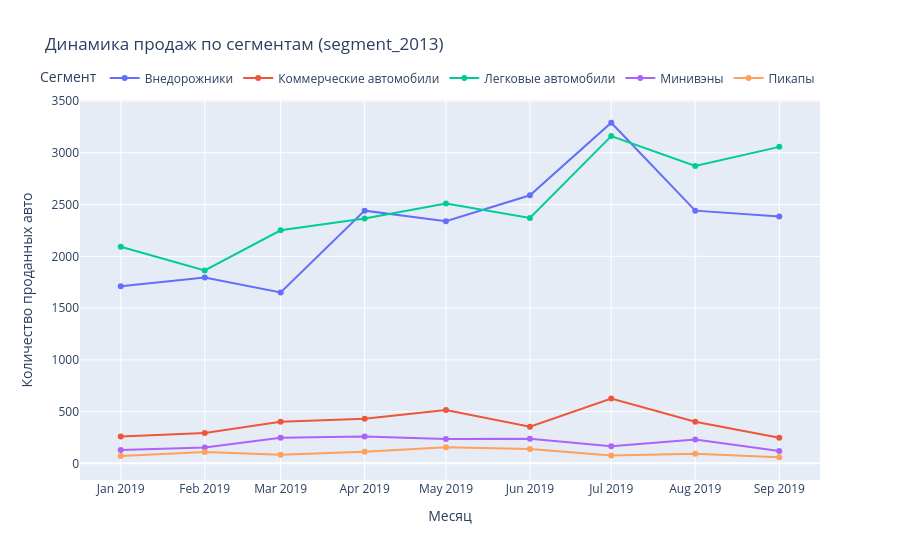

This figure's notebook cell:
### Markdown cell above
Среди брендов выделяется Jac. Остальные - без резких изменений.

### Code cell
# Группировка по месяцу и сегменту
monthly_segment_sales = (
    data_query
    .assign(sale_month=lambda x: pd.to_datetime(x['sale_date']).dt.to_period('M').astype(str))
    .groupby(['sale_month', 'segment_2013'])['quantity']
    .sum()
    .reset_index()
)

# Оставим только основные сегменты — топ-7 по объёму продаж
top_segments = (
    monthly_segment_sales
    .groupby('segment_2013')['quantity']
    .sum()
    .nlargest(7)
    .index
)
monthly_segment_sales = monthly_segment_sales[monthly_segment_sales['segment_2013'].isin(top_segments)]

# Интерактивный график
fig = px.line(
    monthly_segment_sales,
    x='sale_month',
    y='quantity',
    color='segment_2013',
    markers=True,
    title='Динамика продаж по сегментам (segment_2013)'
)

# Настраиваем внешний вид графика
fig.update_layout(
    xaxis_title='Месяц',
    yaxis_title='Количество проданных авто',
    legend_title='Сегмент',
    legend=dict(
        orientation="h",
        yanchor="bottom",
        y=1.02,
        xanchor="right",
        x=1
    )
)

fig.show()

### Figure 1 — Plotly figure (JSON) as saved in the notebook; plotly's stock layout.template omitted (floating-point values rounded to 4 significant figures)
{"data": [{"hovertemplate": "segment_2013=Внедорожники<br>sale_month=%{x}<br>quantity=%{y}<extra></extra>", "legendgroup": "Внедорожники", "line": {"color": "#636efa", "dash": "solid"}, "marker": {"symbol": "circle"}, "mode": "lines+markers", "name": "Внедорожники", "orientation": "v", "showlegend": true, "type": "scatter", "x": ["2019-01", "2019-02", "2019-03", "2019-04", "2019-05", "2019-06", "2019-07", "2019-08", "2019-09"], "xaxis": "x", "y": [1710, 1796, 1651, 2441, 2338, 2589, 3290, 2441, 2385], "yaxis": "y"}, {"hovertemplate": "segment_2013=Коммерческие автомобили<br>sale_month=%{x}<br>quantity=%{y}<extra></extra>", "legendgroup": "Коммерческие автомобили", "line": {"color": "#EF553B", "dash": "solid"}, "marker": {"symbol": "circle"}, "mode": "lines+markers", "name": "Коммерческие автомобили", "orientation": "v", "showlegend": true, "type": "scatter", "x": ["2019-01", "2019-02", "2019-03", "2019-04", "2019-05", "2019-06", "2019-07", "2019-08", "2019-09"], "xaxis": "x", "y": [260, 293, 403, 430, 515, 354, 626, 402, 247], "yaxis": "y"}, {"hovertemplate": "segment_2013=Легковые автомобили<br>sale_month=%{x}<br>quantity=%{y}<extra></extra>", "legendgroup": "Легковые автомобили", "line": {"color": "#00cc96", "dash": "solid"}, "marker": {"symbol": "circle"}, "mode": "lines+markers", "name": "Легковые автомобили", "orientation": "v", "showlegend": true, "type": "scatter", "x": ["2019-01", "2019-02", "2019-03", "2019-04", "2019-05", "2019-06", "2019-07", "2019-08", "2019-09"], "xaxis": "x", "y": [2093, 1864, 2251, 2366, 2510, 2371, 3161, 2873, 3057], "yaxis": "y"}, {"hovertemplate": "segment_2013=Минивэны<br>sale_month=%{x}<br>quantity=%{y}<extra></extra>", "legendgroup": "Минивэны", "line": {"color": "#ab63fa", "dash": "solid"}, "marker": {"symbol": "circle"}, "mode": "lines+markers", "name": "Минивэны", "orientation": "v", "showlegend": true, "type": "scatter", "x": ["2019-01", "2019-02", "2019-03", "2019-04", "2019-05", "2019-06", "2019-07", "2019-08", "2019-09"], "xaxis": "x", "y": [130, 153, 248, 260, 235, 238, 166, 231, 119], "yaxis": "y"}, {"hovertemplate": "segment_2013=Пикапы<br>sale_month=%{x}<br>quantity=%{y}<extra></extra>", "legendgroup": "Пикапы", "line": {"color": "#FFA15A", "dash": "solid"}, "marker": {"symbol": "circle"}, "mode": "lines+markers", "name": "Пикапы", "orientation": "v", "showlegend": true, "type": "scatter", "x": ["2019-01", "2019-02", "2019-03", "2019-04", "2019-05", "2019-06", "2019-07", "2019-08", "2019-09"], "xaxis": "x", "y": [70, 109, 82, 111, 155, 139, 75, 94, 59], "yaxis": "y"}], "layout": {"legend": {"orientation": "h", "title": {"text": "Сегмент"}, "tracegroupgap": 0, "x": 1, "xanchor": "right", "y": 1.02, "yanchor": "bottom"}, "title": {"text": "Динамика продаж по сегментам (segment_2013)"}, "xaxis": {"anchor": "y", "domain": [0, 1], "title": {"text": "Месяц"}}, "yaxis": {"anchor": "x", "domain": [0, 1], "title": {"text": "Количество проданных авто"}}}}
